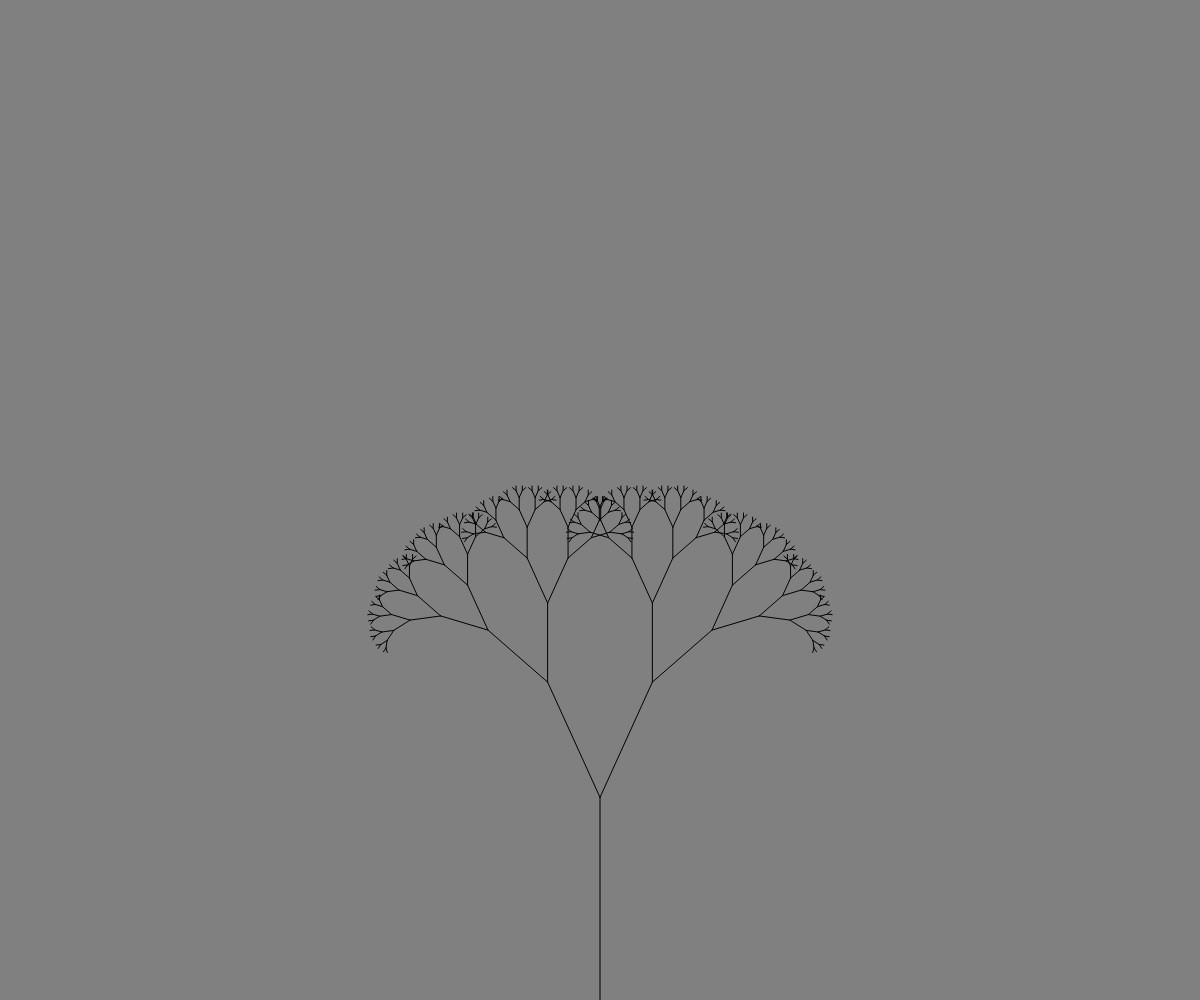
Frame 1 (no input)
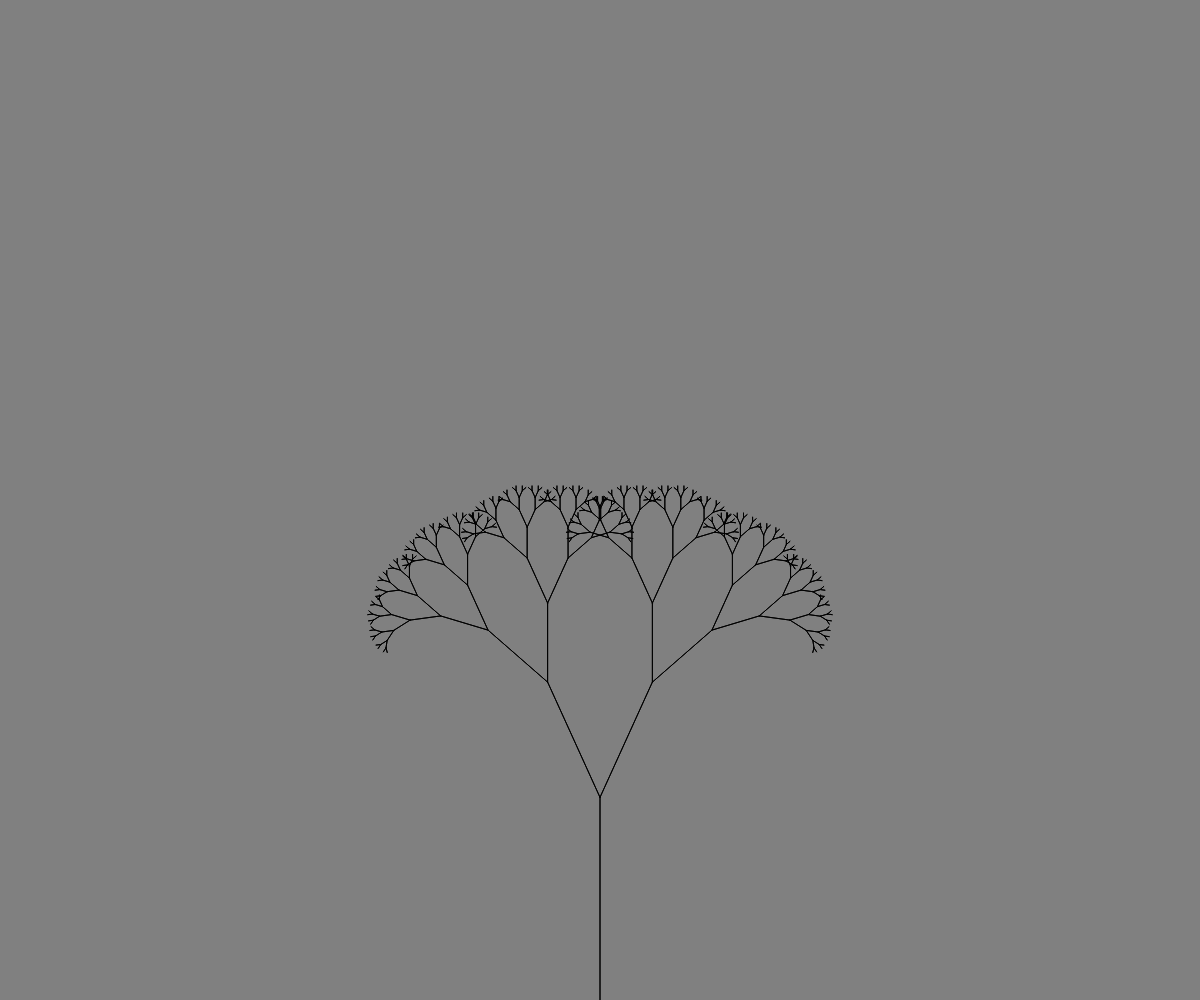
Frame 2 (the mouse pressed at the canvas centre, redrawn once)

The p5.js sketch that drew these frames (run headless with seeded random() and noise() and a simulated clock; the mouse was pressed at the canvas centre and the sketch redrawn once):

// p5.js sketch
// ── sketch.js
let minLength;
let baseLength;
let lengthRatio;
let angleChange;
let leafColor;
let leafDensity;


function setup() {
  createCanvas(windowWidth, windowHeight)
  background('gray')
  noLoop()

  minLength = random(1, 10);
  baseLength = random(height / 8, height / 2);
  lengthRatio = random(0.25, 0.75)
  angleChange = random(PI / 32, PI / 3)
  leafColor = color(random(0, 255), random(0, 255), random(0, 255))


}

function drawLeaves(x, y) {
  push();

  fill(leafColor);
  noStroke();

  for (let i = 0; i < leafDensity; i++) {
    circle(randomGaussian(x, 10),
      randomGaussian(y, 10),
      random(2, 5))

  }

  pop();
}



function drawTree(x, y, angle, length) {
  const [x1, y1] = [x, y]
  const x2 = x1 + cos(angle) * length
  const y2 = y1 - sin(angle) * length

  line(x1, y1, x2, y2)


  /* This adds recursion */
  if (length >= minLength) {
    drawTree(x2, y2, angle + angleChange, length * lengthRatio)
    drawTree(x2, y2, angle - angleChange, length * lengthRatio)
  } else {
    drawLeaves(x2, y2)
  }
}



function draw() {
  drawTree(width / 2, height, PI / 2, baseLength)
  stroke(0)

}
